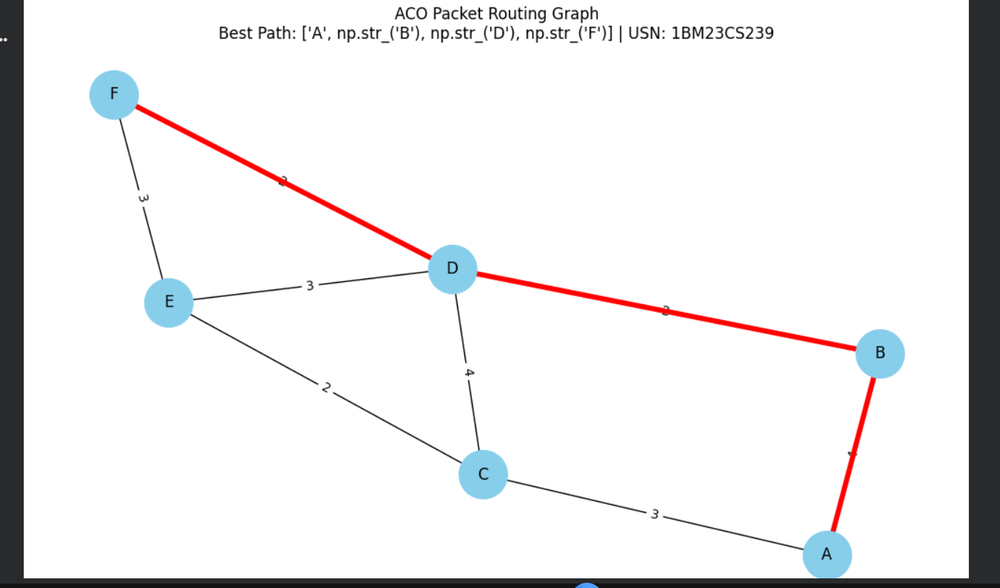
#> input picture ACO.png, 1000 x 588 px, shrunk from 1348 x 792 before the run
$ python PSO.py
#> lines starting #> are read from the running program, lines starting #| are printed output that depends on the picture; after the words box and inside, x2 and y2 are one past the last pixel; in counts of white or black regions, pixels touching at a corner belong together
# Particle Swarm Optimization for Image Processing
#  USN Display: 1BM23CS239

import cv2
import numpy as np
import matplotlib.pyplot as plt
from google.colab import files

USN = "1BM23CS239"   # <<< YOUR USN HERE


# -----------------------------------
# 1. Upload Image
# -----------------------------------
print("Upload an image (any format).")
uploaded = files.upload()
#> the answer given: ACO.png

for fn in uploaded.keys():
    input_image_path = fn

# Read image
img = cv2.imread(input_image_path)
#> img is the input picture: shape (588, 1000, 3); mean B, G, R 235.7, 235, 235.5
img_rgb = cv2.cvtColor(img, cv2.COLOR_BGR2RGB)
gray = cv2.cvtColor(img, cv2.COLOR_BGR2GRAY)
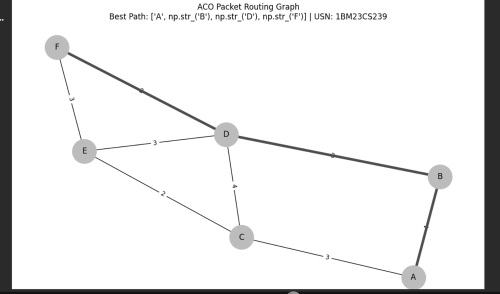
#> gray: shape (588, 1000) (shown at 1/2 size); min 0, max 255, mean 235.3


# -----------------------------------
# 2. PSO Parameters
# -----------------------------------
num_particles = 30
max_iter = 50
w = 0.7     # inertia
c1 = 1.5    # cognitive
c2 = 1.5    # social


# -----------------------------------
# 3. Fitness Function (Otsu-inspired)
# -----------------------------------
def fitness(threshold):
#> called with threshold = 139.9
    threshold = int(threshold)
    _, binary = cv2.threshold(gray, threshold, 255, cv2.THRESH_BINARY)
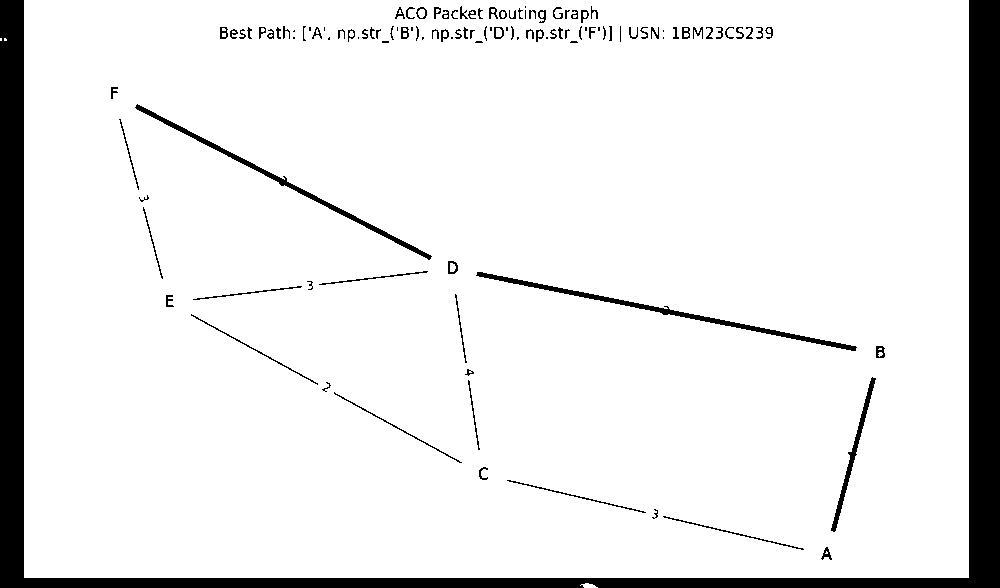
#> binary: shape (588, 1000); 91.4% white; 117 black regions (24 under 20 px), largest, box (x1, y1, x2, y2) and area: (0, 0, 1000, 588) 41720, (476, 272, 857, 351) 1855, (135, 104, 432, 260) 1598

    # Otsu-like variance metric (higher is better)
    pixels = gray.flatten()

    class0 = pixels[pixels <= threshold]
    class1 = pixels[pixels > threshold]

    if len(class0) == 0 or len(class1) == 0:
        return 0

    w0 = len(class0) / len(pixels)
#> w0 = 0.0862
    w1 = len(class1) / len(pixels)
#> w1 = 0.914

    m0 = np.mean(class0)
#> m0 = 48.67
    m1 = np.mean(class1)
#> m1 = 252.9

    return w0 * w1 * ((m0 - m1)**2)


# -----------------------------------
# 4. Initialize PSO
# -----------------------------------
particles = np.random.uniform(0, 255, num_particles)      # thresholds
velocity = np.zeros(num_particles)

pbest = particles.copy()
pbest_fitness = np.array([fitness(t) for t in particles])
#> in fitness (call 18), `threshold = int(threshold)`: threshold = 212
#> in fitness (call 18), `_, binary = cv2.threshold(gray, threshold, 255, cv2.THRESH_BINARY)`:
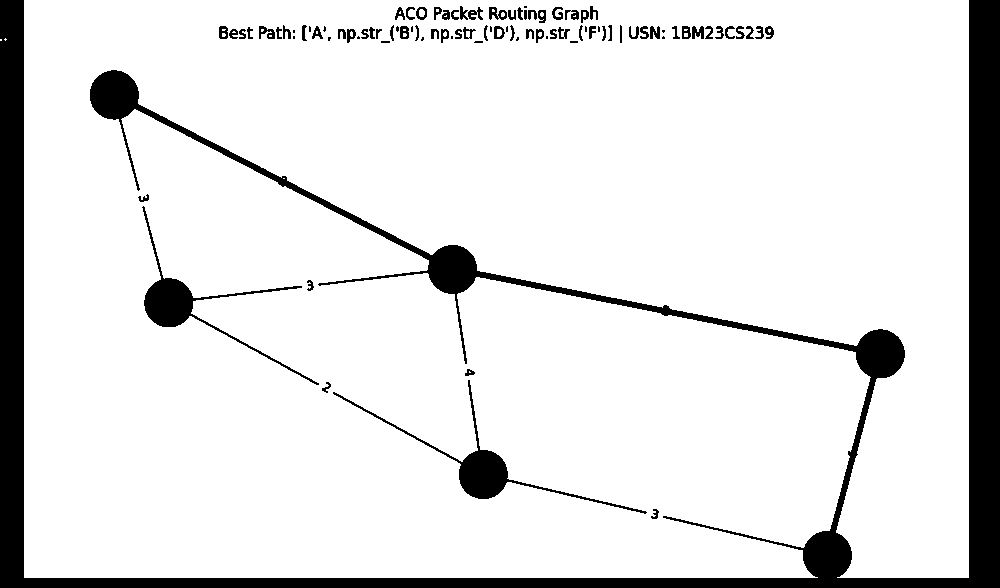
#> binary: shape (588, 1000); 88.9% white; 94 black regions (22 under 20 px), largest, box (x1, y1, x2, y2) and area: (0, 0, 1000, 588) 55530, (333, 380, 647, 514) 2741, (142, 206, 319, 385) 2663
#> in fitness (call 18), `w0 = len(class0) / len(pixels)`: w0 = 0.111
#> in fitness (call 18), `w1 = len(class1) / len(pixels)`: w1 = 0.889
#> in fitness (call 18), `m0 = np.mean(class0)`: m0 = 79.32
#> in fitness (call 18), `m1 = np.mean(class1)`: m1 = 254.8
#> in fitness (call 23), `threshold = int(threshold)`: threshold = 117
#> in fitness (call 23), `_, binary = cv2.threshold(gray, threshold, 255, cv2.THRESH_BINARY)`:
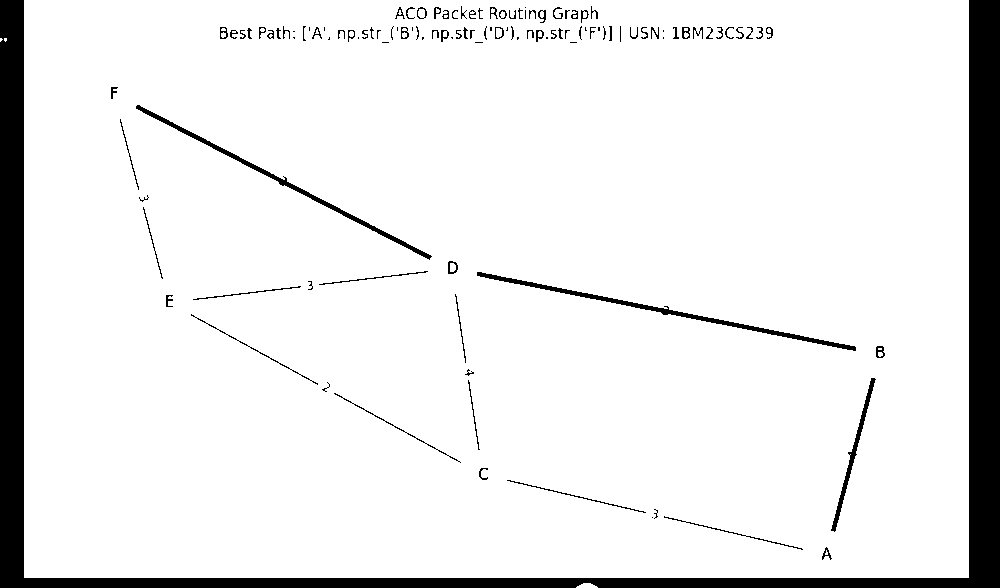
#> binary: shape (588, 1000); 91.6% white; 118 black regions (37 under 20 px), largest, box (x1, y1, x2, y2) and area: (0, 0, 1000, 588) 41694, (477, 272, 856, 351) 1701, (136, 105, 432, 260) 1470
#> in fitness (call 23), `w0 = len(class0) / len(pixels)`: w0 = 0.0842
#> in fitness (call 23), `w1 = len(class1) / len(pixels)`: w1 = 0.916
#> in fitness (call 23), `m0 = np.mean(class0)`: m0 = 46.81
#> in fitness (call 23), `m1 = np.mean(class1)`: m1 = 252.6
#> in fitness (call 25), `threshold = int(threshold)`: threshold = 30
#> in fitness (call 25), `_, binary = cv2.threshold(gray, threshold, 255, cv2.THRESH_BINARY)`:
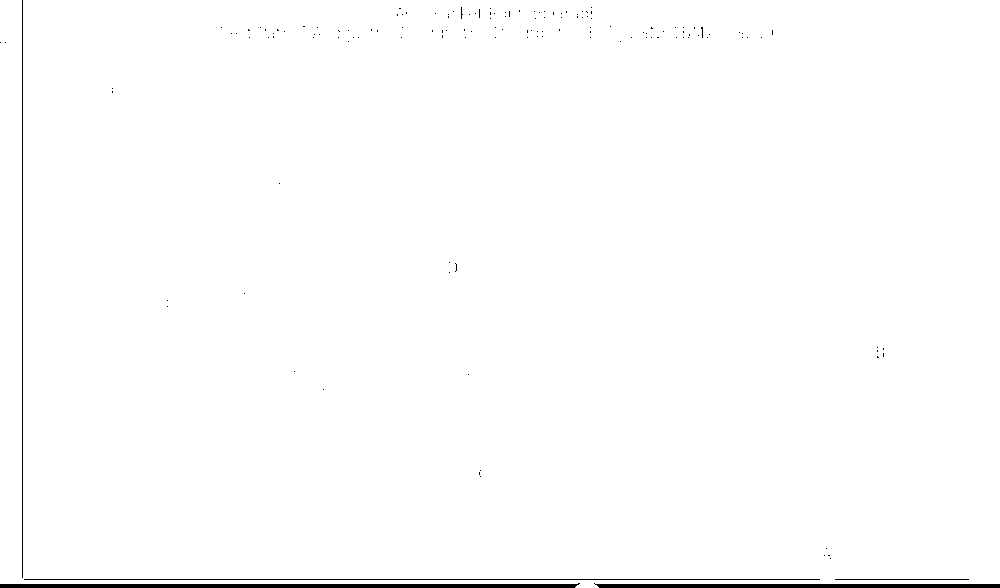
#> binary: shape (588, 1000); 99% white; 145 black regions (140 under 20 px), largest, box (x1, y1, x2, y2) and area: (0, 583, 580, 588) 2309, (594, 583, 1000, 588) 1612, (24, 579, 820, 580) 796, (22, 0, 23, 578) 578, (835, 579, 969, 580) 134
#> in fitness (call 25), `class0 = pixels[pixels <= threshold]`: class0 = 5669 values, max 30 at index 33, min 0 at index 113, mean 21.07
#> in fitness (call 25), `w0 = len(class0) / len(pixels)`: w0 = 0.00964
#> in fitness (call 25), `w1 = len(class1) / len(pixels)`: w1 = 0.99
#> in fitness (call 25), `m0 = np.mean(class0)`: m0 = 21.07
#> in fitness (call 25), `m1 = np.mean(class1)`: m1 = 237.4
#> in fitness (call 27), `threshold = int(threshold)`: threshold = 36
#> in fitness (call 27), `_, binary = cv2.threshold(gray, threshold, 255, cv2.THRESH_BINARY)`:
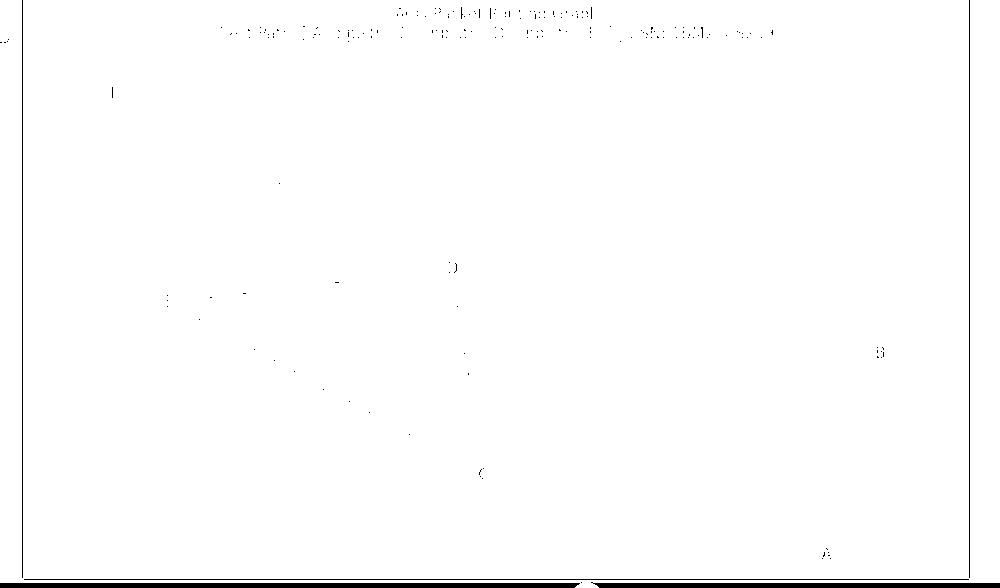
#> binary: shape (588, 1000); 98.7% white; 195 black regions (190 under 20 px), largest, box (x1, y1, x2, y2) and area: (0, 583, 580, 588) 2887, (591, 582, 1000, 588) 2020, (24, 579, 969, 580) 945, (22, 0, 23, 578) 578, (969, 0, 970, 578) 578
#> in fitness (call 27), `class0 = pixels[pixels <= threshold]`: class0 = 7384 values, max 36 at index 47, min 0 at index 181, mean 23.64
#> in fitness (call 27), `w0 = len(class0) / len(pixels)`: w0 = 0.0126
#> in fitness (call 27), `w1 = len(class1) / len(pixels)`: w1 = 0.987
#> in fitness (call 27), `m0 = np.mean(class0)`: m0 = 23.64
#> in fitness (call 27), `m1 = np.mean(class1)`: m1 = 238
#> pbest_fitness = 30 values, max 3286.9 at index 2, min 1.39 at index 16, mean 2669.1

gbest = pbest[np.argmax(pbest_fitness)]
#> gbest = 153.7
gbest_fitness = max(pbest_fitness)
#> gbest_fitness = 3286.9


# -----------------------------------
# 5. PSO Loop
# -----------------------------------
fitness_history = []

for i in range(max_iter):
    for j in range(num_particles):

        # Update velocity
        r1, r2 = np.random.rand(), np.random.rand()
        velocity[j] = (w * velocity[j] +
                       c1 * r1 * (pbest[j] - particles[j]) +
                       c2 * r2 * (gbest - particles[j]))

        # Update particle
        particles[j] += velocity[j]

        # Clamp threshold
        particles[j] = np.clip(particles[j], 0, 255)

        # Fitness
        f = fitness(particles[j])

        # Update personal best
        if f > pbest_fitness[j]:
            pbest[j] = particles[j]
            pbest_fitness[j] = f

            # Update global best
            if f > gbest_fitness:
                gbest = particles[j]
                gbest_fitness = f

    fitness_history.append(gbest_fitness)
    print(f"Iteration {i+1}/{max_iter}, Best Threshold = {int(gbest)}, Fitness = {gbest_fitness:.4f}")
#> this loop made 50 passes
#> (printed output is left out)

best_threshold = int(gbest)
print("\nPSO Complete!")
print("Best Threshold:", best_threshold)
#| Best Threshold: 151
print("USN:", USN)

# -----------------------------------
# 6. Final Binarized Output
# -----------------------------------
_, binary_final = cv2.threshold(gray, best_threshold, 255, cv2.THRESH_BINARY)
#> binary_final: shape (588, 1000); 91.3% white; 117 black regions (24 under 20 px), largest, box (x1, y1, x2, y2) and area: (0, 0, 1000, 588) 41773, (476, 272, 857, 351) 1931, (135, 104, 432, 260) 1664


# -----------------------------------
# 7. Display Results
# -----------------------------------
plt.figure(figsize=(15,6))

plt.subplot(1,3,1)
plt.imshow(img_rgb)
plt.title(f"Original Image\nUSN: {USN}")
plt.axis("off")

plt.subplot(1,3,2)
plt.imshow(gray, cmap='gray')
plt.title("Grayscale Image")
plt.axis("off")

plt.subplot(1,3,3)
plt.imshow(binary_final, cmap='gray')
plt.title(f"Binarized Image (PSO Threshold={best_threshold})")
plt.axis("off")

plt.show()


# -----------------------------------
# 8. Plot PSO Convergence
# -----------------------------------
plt.figure(figsize=(8,4))
plt.plot(fitness_history, marker='o')
plt.title(f"PSO Fitness Convergence (USN: {USN})")
plt.xlabel("Iteration")
plt.ylabel("Fitness")
plt.grid(True)
plt.show()
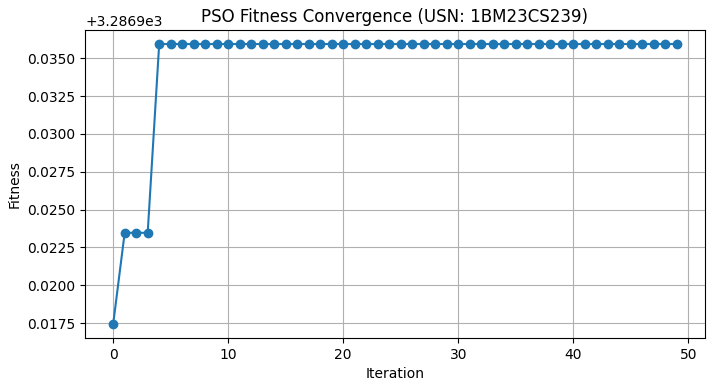
#> figure drawn by matplotlib, 1 panel; curve peaks at x = 4, y = 3286.9
